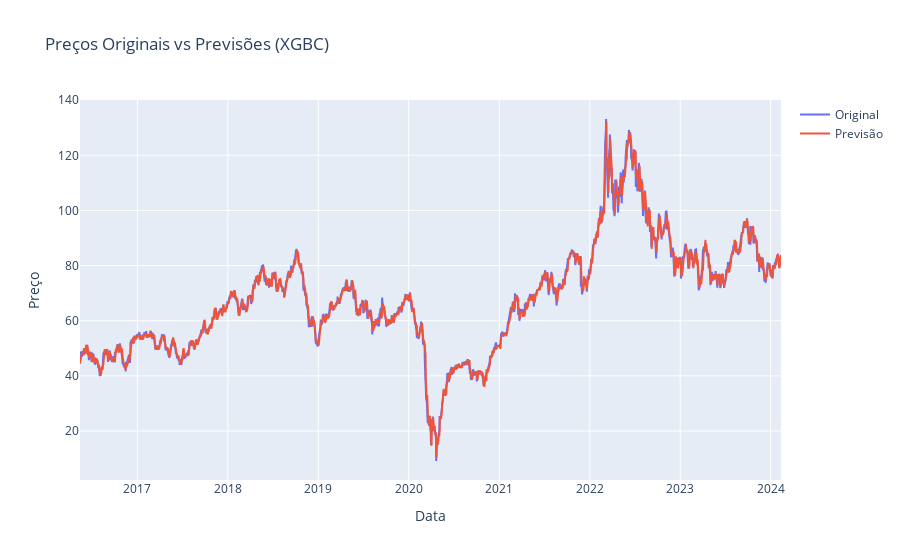

Source (notebook cell):
### Code cell
# Gráfico em plotly
import plotly.graph_objects as go

fig = go.Figure()
fig.add_trace(go.Scatter(x=df_modelo['dt'].iloc[-len(y_test):], y=y_test, mode='lines', name='Original'))
fig.add_trace(go.Scatter(x=df_modelo['dt'].iloc[-len(y_test):], y=previsoes, mode='lines', name='Previsão'))

fig.update_layout(title='Preços Originais vs Previsões (XGBC)',
                   xaxis_title='Data',
                   yaxis_title='Preço')
fig.show()

### Figure 1 — Plotly figure (JSON) as saved in the notebook; plotly's stock layout.template omitted (floating-point values rounded to 4 significant figures; data arrays with more than 128 entries replaced by an {"elided": "..."} marker saying what was removed)
{"data": [{"mode": "lines", "name": "Original", "type": "scatter", "x": {"elided": "2221 str values"}, "y": {"elided": "2221 float values"}}, {"mode": "lines", "name": "Previsão", "type": "scatter", "x": {"elided": "2221 str values"}, "y": {"elided": "2221 float values"}}], "layout": {"title": {"text": "Preços Originais vs Previsões (XGBC)"}, "xaxis": {"title": {"text": "Data"}}, "yaxis": {"title": {"text": "Preço"}}}}
